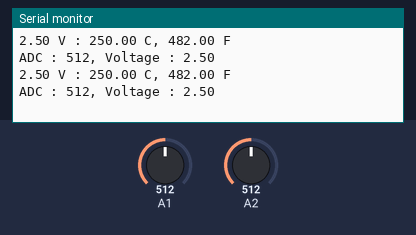
The sketch below on a simulated Arduino Uno, built with avr-gcc and run on an emulated ATmega328P. Shown: the last lines printed to the serial monitor. The test bench sets the inputs (shaded band); at power-on: A1 = 512, A2 = 512.

Above: at 1.8 s.
1.9 s: A1 set to 716
At 2.8 s:
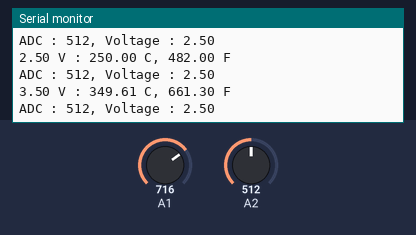
3.4 s: A2 set to 716
At 4.7 s:
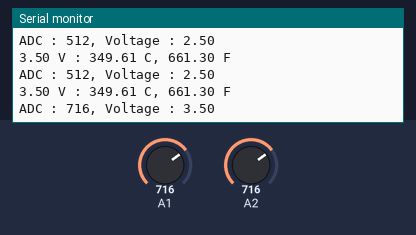
4.9 s: A1 set to 900
At 5.5 s:
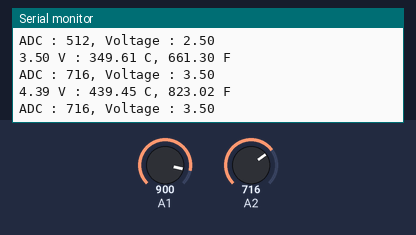
6.4 s: A2 set to 900
At 7.8 s:
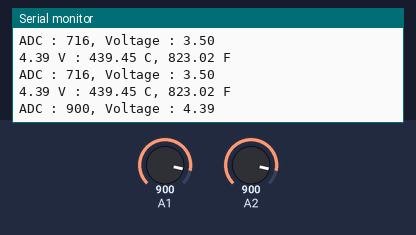
Timing chart, 0 to 8.9 s (numbered marks = the images above; inputs shaded):
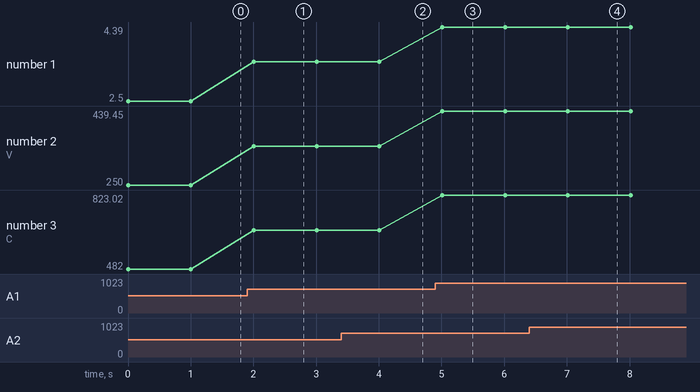

The sketch:

LAB7_2_2.ino
```cpp
// LAB7-2-2 (p.19)

void setup() {
  Serial.begin(9600); // 직렬 포트 초기화
}

void readTemperature() {
  // 온도 센서 읽기
  int reading = analogRead(55);

  // ADC 반환 값을 전압으로 변환
  float voltage = reading * 5.0 / 1024.0;
  Serial.print(voltage);
  Serial.print(" V : ");

  // 전압에 100을 곱하면 섭씨 온도를 얻을 수 있다.
  float temp_C = voltage * 100;
  Serial.print(temp_C);
  Serial.print(" C, ");

  // 화씨 온도로 변환
  float temp_F = (temp_C * 9.0 / 5.0) + 32;
  Serial.print(temp_F);
  Serial.println(" F");
}

void readIlluminance() {
  // 조도 센서 읽기
  int reading = analogRead(56);
  Serial.print("ADC : ");
  Serial.print(reading);

  // ADC 반환 값을 전압으로 변환
  float voltage = reading * 5.0 / 1024.0;
  Serial.print(", Voltage : ");
  Serial.println(voltage);
}

void loop() {
  readTemperature();
  readIlluminance();
  delay(1000);
}
```

Measured:
- after the input at 1.9 s, the serial monitor: prints a new line after 0.11 s (image 1)
- after the input at 3.4 s, the serial monitor: prints a new line after 0.64 s (image 2)
- after the input at 4.9 s, the serial monitor: prints a new line after 0.11 s (image 3)
- after the input at 6.4 s, the serial monitor: prints a new line after 0.65 s (image 4)
- plotted number 1: 2.5 → 3.5 after the input at 1.9 s, 3.5 → 4.39 after the input at 4.9 s
- plotted number 2: 250 → 349.61 after the input at 1.9 s, 349.61 → 439.45 after the input at 4.9 s
- plotted number 3: 482 → 661.3 after the input at 1.9 s, 661.3 → 823.02 after the input at 4.9 s
